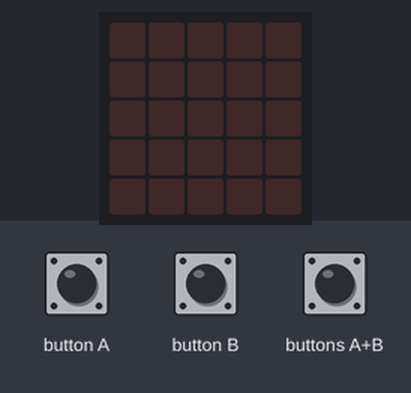
A program run on a simulated BBC micro:bit (MakeCode). Parts: the board's 5×5 LED display. Inputs (shaded band) come from the test bench.

Above: at 1.2 s.
1.3 s: button A pressed for 0.15 s
At 2.6 s:
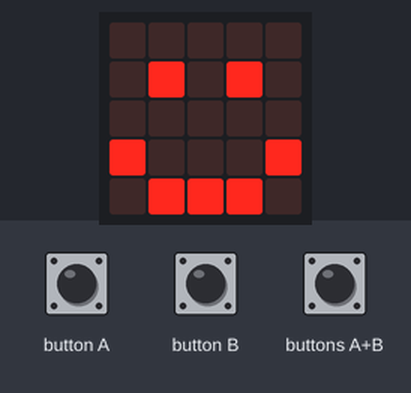
3.8 s: buttons A+B pressed for 0.15 s
At 4.9 s:
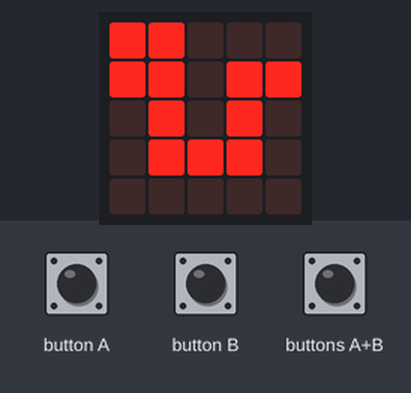
6.0 s: button B pressed for 0.15 s
At 7.3 s:
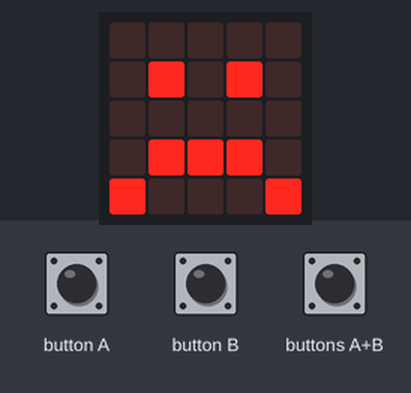
7.6 s: buttons A+B pressed for 1 s
At 9.0 s:
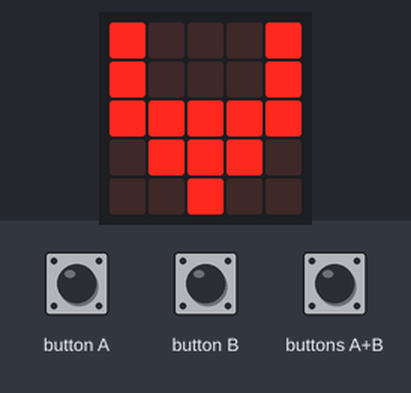
Timing chart, 0 to 10.6 s (numbered marks = the images above; inputs shaded):
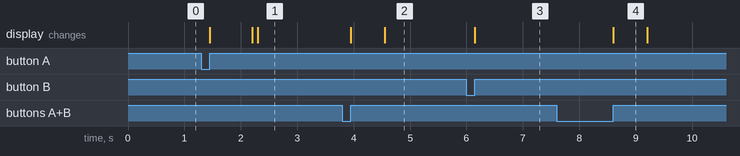

Measured:
- after the input at 1.3 s, the display: first changes after 0.15 s (image 1 shows a later state)
- after the input at 3.8 s, the display: first changes after 0.15 s (image 2 shows a later state)
- after the input at 6.0 s, the display: changes after 0.15 s (image 3)
- after the input at 7.6 s, the display: changes after 1.0 s (image 4)
- what the display in image 4 shows lasts 0.6 s, from 8.6 s to 9.2 s

The program:

main.ts
```typescript
input.onButtonPressed(Button.A, function on_button_pressed_a() {
    basic.showString("A")
    basic.clearScreen()
    basic.pause(100)
    basic.showIcon(IconNames.Happy)
})
input.onButtonPressed(Button.B, function on_button_pressed_b() {
    basic.showIcon(IconNames.Sad)
})
input.onButtonPressed(Button.AB, function on_button_pressed_a2() {
    basic.showIcon(IconNames.Cow)
    basic.showIcon(IconNames.Snake)
})
```

test.ts
```typescript
// Hier kann man Tests durchführen; diese Datei wird nicht kompiliert, wenn dieses Paket als Erweiterung verwendet wird.
```
